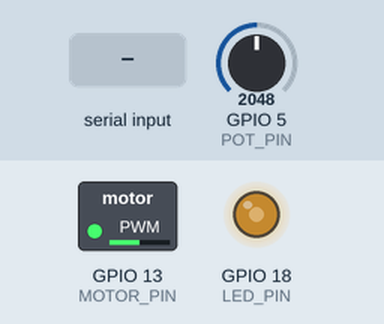
This program was run on a simulated ESP32-S3. Parts: switched loads named in the program (green lamp = pin HIGH), output pins drawn as LEDs (lit = HIGH). The test bench sets the inputs (shaded band); at power-on: GPIO 5 (POT_PIN) = 2048. What the program prints to the serial monitor is not drawn.

Above: at 2.7 s.
2.8 s: GPIO 5 (POT_PIN) set to 1060
At 3.3 s:
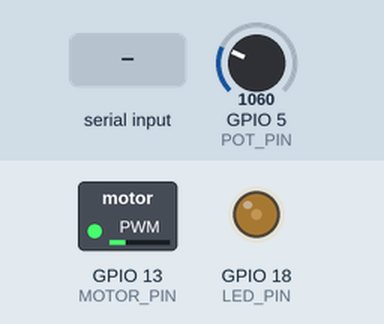
4.3 s: GPIO 5 (POT_PIN) set to 947
At 5.5 s:
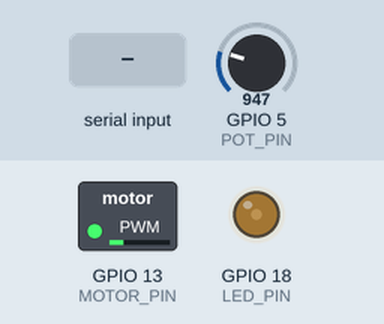
5.8 s: "m" received over Serial
At 6.8 s:
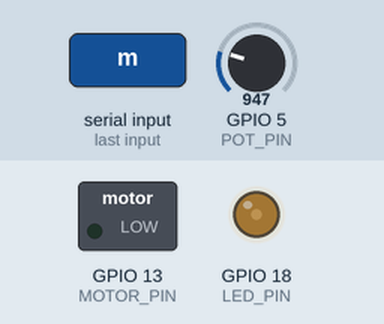
7.3 s: GPIO 5 (POT_PIN) set to 1228
At 8.0 s:
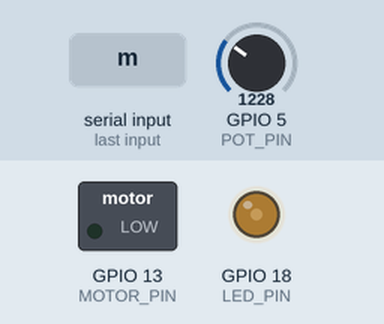
8.8 s: GPIO 5 (POT_PIN) set to 4024
At 9.1 s:
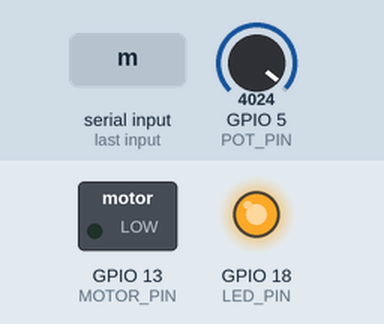
10.3 s: GPIO 5 (POT_PIN) set to 4095
At 11.5 s:
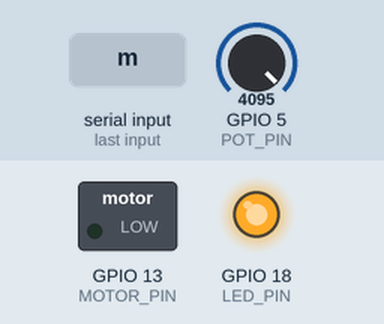
Timing chart, 0 to 13.3 s (numbered marks = the images above; inputs shaded):
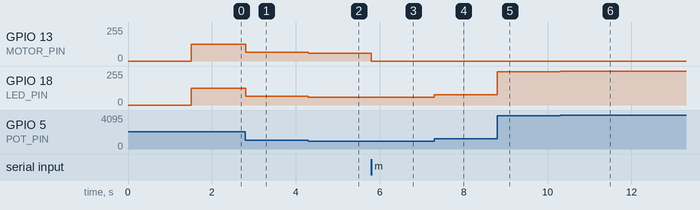

The program:

main.cpp
```cpp
// ═══════════════════════════════════════════════════════════════════════════
// Домашка 3.3 · потенціометр керує яскравістю LED і швидкістю мотора
// Плата: YD-ESP32-S3 (ESP32-S3-WROOM-1-N16R8) · PlatformIO · Arduino framework
// Карта: map.svg
//
// LED і мотор сидять на різних каналах і різних таймерах LEDC, тому не заважають одне одному.
//
// Клавіші в моніторі порту:
//   m — мотор увімк/вимк: LED далі йде за потенціометром
//   l — LED увімк/вимк: мотор далі йде за потенціометром
//   ? — підказка
// ═══════════════════════════════════════════════════════════════════════════
#include <Arduino.h>

namespace {
    struct Config {
        static constexpr uint8_t POT_PIN = 5; // повзунок, ADC1
        static constexpr uint8_t LED_PIN = 18;
        static constexpr uint8_t MOTOR_PIN = 13; // база 2N2222A через 1 кОм

        // Канали 0 і 2 сидять на різних таймерах LEDC, тому частоти незалежні
        static constexpr uint8_t LED_CH = 0;
        static constexpr uint8_t MOTOR_CH = 2;
        static constexpr uint32_t LED_FREQ_HZ = 5000;
        static constexpr uint32_t MOTOR_FREQ_HZ = 10000; // LMS: 10–20 кГц, щоб мотор не пищав
        static constexpr uint8_t PWM_BITS = 10; // duty 0…1023

        static constexpr uint32_t PRINT_MS = 500;
    };

    bool motorOn = true;
    bool ledOn = true;

    void printHelp() {
        Serial.println("m — мотор увімк/вимк · l — LED увімк/вимк · ? — підказка");
    }

    void handleKeys() {
        while (Serial.available() > 0) {
            const char key = static_cast<char>(Serial.read());
            if (key == 'm') {
                motorOn = !motorOn;
            } else if (key == 'l') {
                ledOn = !ledOn;
            } else if (key == '?') {
                printHelp();
            }
        }
    }
} // namespace

void setup() {
    ledcSetup(Config::LED_CH, Config::LED_FREQ_HZ, Config::PWM_BITS);
    ledcAttachPin(Config::LED_PIN, Config::LED_CH);
    ledcSetup(Config::MOTOR_CH, Config::MOTOR_FREQ_HZ, Config::PWM_BITS);
    ledcAttachPin(Config::MOTOR_PIN, Config::MOTOR_CH);
    ledcWrite(Config::MOTOR_CH, 0);

    analogSetAttenuation(ADC_11db); // повний діапазон до ~3,1 В

    Serial.begin(115200);
    delay(1500); // час на підключення монітора (рідний USB)
    Serial.println("Домашка 3.3 · потенціометр → LED і мотор");
    printHelp();
}

void loop() {
    const uint32_t now = millis();
    static uint32_t lastPrint = 0;

    handleKeys();

    const uint32_t raw = analogRead(Config::POT_PIN); // 0…4095
    const uint32_t duty = raw * 1023 / 4095;
    ledcWrite(Config::LED_CH, ledOn ? duty : 0);
    ledcWrite(Config::MOTOR_CH, motorOn ? duty : 0);

    if (now - lastPrint >= Config::PRINT_MS) {
        lastPrint = now;
        Serial.printf("пот %4lu | duty %3lu%% | LED %-4s | мотор %-4s\n",
                      static_cast<unsigned long>(raw),
                      static_cast<unsigned long>(duty * 100 / 1023),
                      ledOn ? "УВІМ" : "вимк",
                      motorOn ? "УВІМ" : "вимк");
    }
}
```

Measured:
- after the input at 2.8 s, GPIO 13 (MOTOR_PIN), GPIO 18 (LED_PIN): 127/255 → 66/255 at once
- after the input at 4.3 s, GPIO 13 (MOTOR_PIN), GPIO 18 (LED_PIN): 66/255 → 59/255 at once
- after the input at 5.8 s, GPIO 13 (MOTOR_PIN): 59/255 → 0/255 at once
- after the input at 7.3 s, GPIO 18 (LED_PIN): 59/255 → 76/255 at once
- after the input at 8.8 s, GPIO 18 (LED_PIN): 76/255 → 250/255 at once
- after the input at 10.3 s, GPIO 18 (LED_PIN): 250/255 → 255/255 at once
